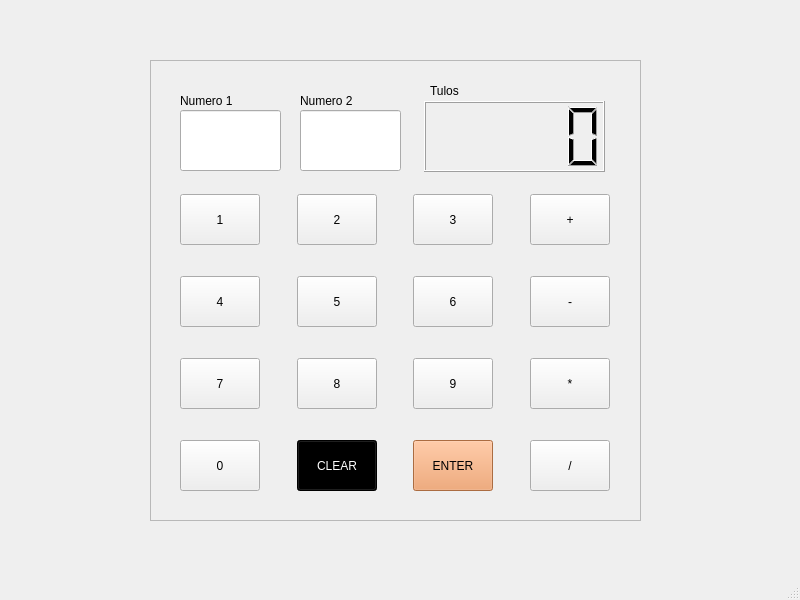
<?xml version="1.0" encoding="UTF-8"?>
<ui version="4.0">
 <class>MainWindow</class>
 <widget class="QMainWindow" name="MainWindow">
  <property name="geometry">
   <rect>
    <x>0</x>
    <y>0</y>
    <width>800</width>
    <height>600</height>
   </rect>
  </property>
  <property name="windowTitle">
   <string>MainWindow</string>
  </property>
  <widget class="QWidget" name="centralwidget">
   <widget class="QLabel" name="label">
    <property name="geometry">
     <rect>
      <x>180</x>
      <y>80</y>
      <width>81</width>
      <height>41</height>
     </rect>
    </property>
    <property name="text">
     <string>Numero 1</string>
    </property>
   </widget>
   <widget class="QLabel" name="label_2">
    <property name="geometry">
     <rect>
      <x>300</x>
      <y>80</y>
      <width>71</width>
      <height>41</height>
     </rect>
    </property>
    <property name="text">
     <string>Numero 2</string>
    </property>
   </widget>
   <widget class="QLabel" name="label_3">
    <property name="geometry">
     <rect>
      <x>430</x>
      <y>70</y>
      <width>51</width>
      <height>41</height>
     </rect>
    </property>
    <property name="text">
     <string>Tulos</string>
    </property>
   </widget>
   <widget class="QFrame" name="frame">
    <property name="geometry">
     <rect>
      <x>150</x>
      <y>60</y>
      <width>491</width>
      <height>461</height>
     </rect>
    </property>
    <property name="frameShape">
     <enum>QFrame::Shape::StyledPanel</enum>
    </property>
    <property name="frameShadow">
     <enum>QFrame::Shadow::Raised</enum>
    </property>
   </widget>
   <widget class="QLineEdit" name="num2">
    <property name="geometry">
     <rect>
      <x>300</x>
      <y>110</y>
      <width>101</width>
      <height>61</height>
     </rect>
    </property>
    <property name="font">
     <font>
      <pointsize>20</pointsize>
     </font>
    </property>
   </widget>
   <widget class="QLCDNumber" name="result">
    <property name="geometry">
     <rect>
      <x>424</x>
      <y>101</y>
      <width>181</width>
      <height>71</height>
     </rect>
    </property>
   </widget>
   <widget class="QLineEdit" name="num1">
    <property name="geometry">
     <rect>
      <x>180</x>
      <y>110</y>
      <width>101</width>
      <height>61</height>
     </rect>
    </property>
    <property name="font">
     <font>
      <pointsize>20</pointsize>
     </font>
    </property>
   </widget>
   <widget class="QPushButton" name="div">
    <property name="geometry">
     <rect>
      <x>530</x>
      <y>440</y>
      <width>80</width>
      <height>51</height>
     </rect>
    </property>
    <property name="text">
     <string>/</string>
    </property>
   </widget>
   <widget class="QPushButton" name="N2">
    <property name="geometry">
     <rect>
      <x>297</x>
      <y>194</y>
      <width>80</width>
      <height>51</height>
     </rect>
    </property>
    <property name="text">
     <string>2</string>
    </property>
   </widget>
   <widget class="QPushButton" name="N9">
    <property name="geometry">
     <rect>
      <x>413</x>
      <y>358</y>
      <width>80</width>
      <height>51</height>
     </rect>
    </property>
    <property name="text">
     <string>9</string>
    </property>
   </widget>
   <widget class="QPushButton" name="mul">
    <property name="geometry">
     <rect>
      <x>530</x>
      <y>358</y>
      <width>80</width>
      <height>51</height>
     </rect>
    </property>
    <property name="text">
     <string>*</string>
    </property>
   </widget>
   <widget class="QPushButton" name="N0">
    <property name="geometry">
     <rect>
      <x>180</x>
      <y>440</y>
      <width>80</width>
      <height>51</height>
     </rect>
    </property>
    <property name="text">
     <string>0</string>
    </property>
   </widget>
   <widget class="QPushButton" name="N6">
    <property name="geometry">
     <rect>
      <x>413</x>
      <y>276</y>
      <width>80</width>
      <height>51</height>
     </rect>
    </property>
    <property name="text">
     <string>6</string>
    </property>
   </widget>
   <widget class="QPushButton" name="enter">
    <property name="geometry">
     <rect>
      <x>413</x>
      <y>440</y>
      <width>80</width>
      <height>51</height>
     </rect>
    </property>
    <property name="palette">
     <palette>
      <active>
       <colorrole role="WindowText">
        <brush brushstyle="SolidPattern">
         <color alpha="255">
          <red>0</red>
          <green>0</green>
          <blue>0</blue>
         </color>
        </brush>
       </colorrole>
       <colorrole role="Button">
        <brush brushstyle="SolidPattern">
         <color alpha="255">
          <red>240</red>
          <green>151</green>
          <blue>91</blue>
         </color>
        </brush>
       </colorrole>
       <colorrole role="Light">
        <brush brushstyle="SolidPattern">
         <color alpha="255">
          <red>255</red>
          <green>223</green>
          <blue>202</blue>
         </color>
        </brush>
       </colorrole>
       <colorrole role="Midlight">
        <brush brushstyle="SolidPattern">
         <color alpha="255">
          <red>247</red>
          <green>187</green>
          <blue>146</blue>
         </color>
        </brush>
       </colorrole>
       <colorrole role="Dark">
        <brush brushstyle="SolidPattern">
         <color alpha="255">
          <red>120</red>
          <green>75</green>
          <blue>46</blue>
         </color>
        </brush>
       </colorrole>
       <colorrole role="Mid">
        <brush brushstyle="SolidPattern">
         <color alpha="255">
          <red>160</red>
          <green>101</green>
          <blue>61</blue>
         </color>
        </brush>
       </colorrole>
       <colorrole role="Text">
        <brush brushstyle="SolidPattern">
         <color alpha="255">
          <red>0</red>
          <green>0</green>
          <blue>0</blue>
         </color>
        </brush>
       </colorrole>
       <colorrole role="BrightText">
        <brush brushstyle="SolidPattern">
         <color alpha="255">
          <red>255</red>
          <green>255</green>
          <blue>255</blue>
         </color>
        </brush>
       </colorrole>
       <colorrole role="ButtonText">
        <brush brushstyle="SolidPattern">
         <color alpha="255">
          <red>0</red>
          <green>0</green>
          <blue>0</blue>
         </color>
        </brush>
       </colorrole>
       <colorrole role="Base">
        <brush brushstyle="SolidPattern">
         <color alpha="255">
          <red>255</red>
          <green>255</green>
          <blue>255</blue>
         </color>
        </brush>
       </colorrole>
       <colorrole role="Window">
        <brush brushstyle="SolidPattern">
         <color alpha="255">
          <red>240</red>
          <green>151</green>
          <blue>91</blue>
         </color>
        </brush>
       </colorrole>
       <colorrole role="Shadow">
        <brush brushstyle="SolidPattern">
         <color alpha="255">
          <red>0</red>
          <green>0</green>
          <blue>0</blue>
         </color>
        </brush>
       </colorrole>
       <colorrole role="AlternateBase">
        <brush brushstyle="SolidPattern">
         <color alpha="255">
          <red>247</red>
          <green>203</green>
          <blue>173</blue>
         </color>
        </brush>
       </colorrole>
       <colorrole role="ToolTipBase">
        <brush brushstyle="SolidPattern">
         <color alpha="255">
          <red>255</red>
          <green>255</green>
          <blue>220</blue>
         </color>
        </brush>
       </colorrole>
       <colorrole role="ToolTipText">
        <brush brushstyle="SolidPattern">
         <color alpha="255">
          <red>0</red>
          <green>0</green>
          <blue>0</blue>
         </color>
        </brush>
       </colorrole>
       <colorrole role="PlaceholderText">
        <brush brushstyle="SolidPattern">
         <color alpha="127">
          <red>0</red>
          <green>0</green>
          <blue>0</blue>
         </color>
        </brush>
       </colorrole>
       <colorrole role="Accent">
        <brush brushstyle="SolidPattern">
         <color alpha="255">
          <red>255</red>
          <green>255</green>
          <blue>255</blue>
         </color>
        </brush>
       </colorrole>
      </active>
      <inactive>
       <colorrole role="WindowText">
        <brush brushstyle="SolidPattern">
         <color alpha="255">
          <red>0</red>
          <green>0</green>
          <blue>0</blue>
         </color>
        </brush>
       </colorrole>
       <colorrole role="Button">
        <brush brushstyle="SolidPattern">
         <color alpha="255">
          <red>240</red>
          <green>151</green>
          <blue>91</blue>
         </color>
        </brush>
       </colorrole>
       <colorrole role="Light">
        <brush brushstyle="SolidPattern">
         <color alpha="255">
          <red>255</red>
          <green>223</green>
          <blue>202</blue>
         </color>
        </brush>
       </colorrole>
       <colorrole role="Midlight">
        <brush brushstyle="SolidPattern">
         <color alpha="255">
          <red>247</red>
          <green>187</green>
          <blue>146</blue>
         </color>
        </brush>
       </colorrole>
       <colorrole role="Dark">
        <brush brushstyle="SolidPattern">
         <color alpha="255">
          <red>120</red>
          <green>75</green>
          <blue>46</blue>
         </color>
        </brush>
       </colorrole>
       <colorrole role="Mid">
        <brush brushstyle="SolidPattern">
         <color alpha="255">
          <red>160</red>
          <green>101</green>
          <blue>61</blue>
         </color>
        </brush>
       </colorrole>
       <colorrole role="Text">
        <brush brushstyle="SolidPattern">
         <color alpha="255">
          <red>0</red>
          <green>0</green>
          <blue>0</blue>
         </color>
        </brush>
       </colorrole>
       <colorrole role="BrightText">
        <brush brushstyle="SolidPattern">
         <color alpha="255">
          <red>255</red>
          <green>255</green>
          <blue>255</blue>
         </color>
        </brush>
       </colorrole>
       <colorrole role="ButtonText">
        <brush brushstyle="SolidPattern">
         <color alpha="255">
          <red>0</red>
          <green>0</green>
          <blue>0</blue>
         </color>
        </brush>
       </colorrole>
       <colorrole role="Base">
        <brush brushstyle="SolidPattern">
         <color alpha="255">
          <red>255</red>
          <green>255</green>
          <blue>255</blue>
         </color>
        </brush>
       </colorrole>
       <colorrole role="Window">
        <brush brushstyle="SolidPattern">
         <color alpha="255">
          <red>240</red>
          <green>151</green>
          <blue>91</blue>
         </color>
        </brush>
       </colorrole>
       <colorrole role="Shadow">
        <brush brushstyle="SolidPattern">
         <color alpha="255">
          <red>0</red>
          <green>0</green>
          <blue>0</blue>
         </color>
        </brush>
       </colorrole>
       <colorrole role="AlternateBase">
        <brush brushstyle="SolidPattern">
         <color alpha="255">
          <red>247</red>
          <green>203</green>
          <blue>173</blue>
         </color>
        </brush>
       </colorrole>
       <colorrole role="ToolTipBase">
        <brush brushstyle="SolidPattern">
         <color alpha="255">
          <red>255</red>
          <green>255</green>
          <blue>220</blue>
         </color>
        </brush>
       </colorrole>
       <colorrole role="ToolTipText">
        <brush brushstyle="SolidPattern">
         <color alpha="255">
          <red>0</red>
          <green>0</green>
          <blue>0</blue>
         </color>
        </brush>
       </colorrole>
       <colorrole role="PlaceholderText">
        <brush brushstyle="SolidPattern">
         <color alpha="127">
          <red>0</red>
          <green>0</green>
          <blue>0</blue>
         </color>
        </brush>
       </colorrole>
       <colorrole role="Accent">
        <brush brushstyle="SolidPattern">
         <color alpha="255">
          <red>255</red>
          <green>255</green>
          <blue>255</blue>
         </color>
        </brush>
       </colorrole>
      </inactive>
      <disabled>
       <colorrole role="WindowText">
        <brush brushstyle="SolidPattern">
         <color alpha="255">
          <red>120</red>
          <green>75</green>
          <blue>46</blue>
         </color>
        </brush>
       </colorrole>
       <colorrole role="Button">
        <brush brushstyle="SolidPattern">
         <color alpha="255">
          <red>240</red>
          <green>151</green>
          <blue>91</blue>
         </color>
        </brush>
       </colorrole>
       <colorrole role="Light">
        <brush brushstyle="SolidPattern">
         <color alpha="255">
          <red>255</red>
          <green>223</green>
          <blue>202</blue>
         </color>
        </brush>
       </colorrole>
       <colorrole role="Midlight">
        <brush brushstyle="SolidPattern">
         <color alpha="255">
          <red>247</red>
          <green>187</green>
          <blue>146</blue>
         </color>
        </brush>
       </colorrole>
       <colorrole role="Dark">
        <brush brushstyle="SolidPattern">
         <color alpha="255">
          <red>120</red>
          <green>75</green>
          <blue>46</blue>
         </color>
        </brush>
       </colorrole>
       <colorrole role="Mid">
        <brush brushstyle="SolidPattern">
         <color alpha="255">
          <red>160</red>
          <green>101</green>
          <blue>61</blue>
         </color>
        </brush>
       </colorrole>
       <colorrole role="Text">
        <brush brushstyle="SolidPattern">
         <color alpha="255">
          <red>120</red>
          <green>75</green>
          <blue>46</blue>
         </color>
        </brush>
       </colorrole>
       <colorrole role="BrightText">
        <brush brushstyle="SolidPattern">
         <color alpha="255">
          <red>255</red>
          <green>255</green>
          <blue>255</blue>
         </color>
        </brush>
       </colorrole>
       <colorrole role="ButtonText">
        <brush brushstyle="SolidPattern">
         <color alpha="255">
          <red>120</red>
          <green>75</green>
          <blue>46</blue>
         </color>
        </brush>
       </colorrole>
       <colorrole role="Base">
        <brush brushstyle="SolidPattern">
         <color alpha="255">
          <red>240</red>
          <green>151</green>
          <blue>91</blue>
         </color>
        </brush>
       </colorrole>
       <colorrole role="Window">
        <brush brushstyle="SolidPattern">
         <color alpha="255">
          <red>240</red>
          <green>151</green>
          <blue>91</blue>
         </color>
        </brush>
       </colorrole>
       <colorrole role="Shadow">
        <brush brushstyle="SolidPattern">
         <color alpha="255">
          <red>0</red>
          <green>0</green>
          <blue>0</blue>
         </color>
        </brush>
       </colorrole>
       <colorrole role="AlternateBase">
        <brush brushstyle="SolidPattern">
         <color alpha="255">
          <red>240</red>
          <green>151</green>
          <blue>91</blue>
         </color>
        </brush>
       </colorrole>
       <colorrole role="ToolTipBase">
        <brush brushstyle="SolidPattern">
         <color alpha="255">
          <red>255</red>
          <green>255</green>
          <blue>220</blue>
         </color>
        </brush>
       </colorrole>
       <colorrole role="ToolTipText">
        <brush brushstyle="SolidPattern">
         <color alpha="255">
          <red>0</red>
          <green>0</green>
          <blue>0</blue>
         </color>
        </brush>
       </colorrole>
       <colorrole role="PlaceholderText">
        <brush brushstyle="SolidPattern">
         <color alpha="127">
          <red>120</red>
          <green>75</green>
          <blue>46</blue>
         </color>
        </brush>
       </colorrole>
       <colorrole role="Accent">
        <brush brushstyle="SolidPattern">
         <color alpha="255">
          <red>255</red>
          <green>194</green>
          <blue>154</blue>
         </color>
        </brush>
       </colorrole>
      </disabled>
     </palette>
    </property>
    <property name="text">
     <string>ENTER</string>
    </property>
   </widget>
   <widget class="QPushButton" name="sub">
    <property name="geometry">
     <rect>
      <x>530</x>
      <y>276</y>
      <width>80</width>
      <height>51</height>
     </rect>
    </property>
    <property name="text">
     <string>-</string>
    </property>
   </widget>
   <widget class="QPushButton" name="N4">
    <property name="geometry">
     <rect>
      <x>180</x>
      <y>276</y>
      <width>80</width>
      <height>51</height>
     </rect>
    </property>
    <property name="text">
     <string>4</string>
    </property>
   </widget>
   <widget class="QPushButton" name="N8">
    <property name="geometry">
     <rect>
      <x>297</x>
      <y>358</y>
      <width>80</width>
      <height>51</height>
     </rect>
    </property>
    <property name="text">
     <string>8</string>
    </property>
   </widget>
   <widget class="QPushButton" name="N5">
    <property name="geometry">
     <rect>
      <x>297</x>
      <y>276</y>
      <width>80</width>
      <height>51</height>
     </rect>
    </property>
    <property name="text">
     <string>5</string>
    </property>
   </widget>
   <widget class="QPushButton" name="add">
    <property name="geometry">
     <rect>
      <x>530</x>
      <y>194</y>
      <width>80</width>
      <height>51</height>
     </rect>
    </property>
    <property name="text">
     <string>+</string>
    </property>
   </widget>
   <widget class="QPushButton" name="N1">
    <property name="geometry">
     <rect>
      <x>180</x>
      <y>194</y>
      <width>80</width>
      <height>51</height>
     </rect>
    </property>
    <property name="text">
     <string>1</string>
    </property>
   </widget>
   <widget class="QPushButton" name="clear">
    <property name="geometry">
     <rect>
      <x>297</x>
      <y>440</y>
      <width>80</width>
      <height>51</height>
     </rect>
    </property>
    <property name="palette">
     <palette>
      <active>
       <colorrole role="WindowText">
        <brush brushstyle="SolidPattern">
         <color alpha="255">
          <red>255</red>
          <green>255</green>
          <blue>255</blue>
         </color>
        </brush>
       </colorrole>
       <colorrole role="Button">
        <brush brushstyle="SolidPattern">
         <color alpha="255">
          <red>0</red>
          <green>0</green>
          <blue>0</blue>
         </color>
        </brush>
       </colorrole>
       <colorrole role="Light">
        <brush brushstyle="SolidPattern">
         <color alpha="255">
          <red>0</red>
          <green>0</green>
          <blue>0</blue>
         </color>
        </brush>
       </colorrole>
       <colorrole role="Midlight">
        <brush brushstyle="SolidPattern">
         <color alpha="255">
          <red>0</red>
          <green>0</green>
          <blue>0</blue>
         </color>
        </brush>
       </colorrole>
       <colorrole role="Dark">
        <brush brushstyle="SolidPattern">
         <color alpha="255">
          <red>0</red>
          <green>0</green>
          <blue>0</blue>
         </color>
        </brush>
       </colorrole>
       <colorrole role="Mid">
        <brush brushstyle="SolidPattern">
         <color alpha="255">
          <red>0</red>
          <green>0</green>
          <blue>0</blue>
         </color>
        </brush>
       </colorrole>
       <colorrole role="Text">
        <brush brushstyle="SolidPattern">
         <color alpha="255">
          <red>255</red>
          <green>255</green>
          <blue>255</blue>
         </color>
        </brush>
       </colorrole>
       <colorrole role="BrightText">
        <brush brushstyle="SolidPattern">
         <color alpha="255">
          <red>255</red>
          <green>255</green>
          <blue>255</blue>
         </color>
        </brush>
       </colorrole>
       <colorrole role="ButtonText">
        <brush brushstyle="SolidPattern">
         <color alpha="255">
          <red>255</red>
          <green>255</green>
          <blue>255</blue>
         </color>
        </brush>
       </colorrole>
       <colorrole role="Base">
        <brush brushstyle="SolidPattern">
         <color alpha="255">
          <red>0</red>
          <green>0</green>
          <blue>0</blue>
         </color>
        </brush>
       </colorrole>
       <colorrole role="Window">
        <brush brushstyle="SolidPattern">
         <color alpha="255">
          <red>0</red>
          <green>0</green>
          <blue>0</blue>
         </color>
        </brush>
       </colorrole>
       <colorrole role="Shadow">
        <brush brushstyle="SolidPattern">
         <color alpha="255">
          <red>0</red>
          <green>0</green>
          <blue>0</blue>
         </color>
        </brush>
       </colorrole>
       <colorrole role="AlternateBase">
        <brush brushstyle="SolidPattern">
         <color alpha="255">
          <red>0</red>
          <green>0</green>
          <blue>0</blue>
         </color>
        </brush>
       </colorrole>
       <colorrole role="ToolTipBase">
        <brush brushstyle="SolidPattern">
         <color alpha="255">
          <red>255</red>
          <green>255</green>
          <blue>220</blue>
         </color>
        </brush>
       </colorrole>
       <colorrole role="ToolTipText">
        <brush brushstyle="SolidPattern">
         <color alpha="255">
          <red>0</red>
          <green>0</green>
          <blue>0</blue>
         </color>
        </brush>
       </colorrole>
       <colorrole role="PlaceholderText">
        <brush brushstyle="SolidPattern">
         <color alpha="127">
          <red>255</red>
          <green>255</green>
          <blue>255</blue>
         </color>
        </brush>
       </colorrole>
       <colorrole role="Accent">
        <brush brushstyle="SolidPattern">
         <color alpha="255">
          <red>0</red>
          <green>0</green>
          <blue>0</blue>
         </color>
        </brush>
       </colorrole>
      </active>
      <inactive>
       <colorrole role="WindowText">
        <brush brushstyle="SolidPattern">
         <color alpha="255">
          <red>255</red>
          <green>255</green>
          <blue>255</blue>
         </color>
        </brush>
       </colorrole>
       <colorrole role="Button">
        <brush brushstyle="SolidPattern">
         <color alpha="255">
          <red>0</red>
          <green>0</green>
          <blue>0</blue>
         </color>
        </brush>
       </colorrole>
       <colorrole role="Light">
        <brush brushstyle="SolidPattern">
         <color alpha="255">
          <red>0</red>
          <green>0</green>
          <blue>0</blue>
         </color>
        </brush>
       </colorrole>
       <colorrole role="Midlight">
        <brush brushstyle="SolidPattern">
         <color alpha="255">
          <red>0</red>
          <green>0</green>
          <blue>0</blue>
         </color>
        </brush>
       </colorrole>
       <colorrole role="Dark">
        <brush brushstyle="SolidPattern">
         <color alpha="255">
          <red>0</red>
          <green>0</green>
          <blue>0</blue>
         </color>
        </brush>
       </colorrole>
       <colorrole role="Mid">
        <brush brushstyle="SolidPattern">
         <color alpha="255">
          <red>0</red>
          <green>0</green>
          <blue>0</blue>
         </color>
        </brush>
       </colorrole>
       <colorrole role="Text">
        <brush brushstyle="SolidPattern">
         <color alpha="255">
          <red>255</red>
          <green>255</green>
          <blue>255</blue>
         </color>
        </brush>
       </colorrole>
       <colorrole role="BrightText">
        <brush brushstyle="SolidPattern">
         <color alpha="255">
          <red>255</red>
          <green>255</green>
          <blue>255</blue>
         </color>
        </brush>
       </colorrole>
       <colorrole role="ButtonText">
        <brush brushstyle="SolidPattern">
         <color alpha="255">
          <red>255</red>
          <green>255</green>
          <blue>255</blue>
         </color>
        </brush>
       </colorrole>
       <colorrole role="Base">
        <brush brushstyle="SolidPattern">
         <color alpha="255">
          <red>0</red>
          <green>0</green>
          <blue>0</blue>
         </color>
        </brush>
       </colorrole>
       <colorrole role="Window">
        <brush brushstyle="SolidPattern">
         <color alpha="255">
          <red>0</red>
          <green>0</green>
          <blue>0</blue>
         </color>
        </brush>
       </colorrole>
       <colorrole role="Shadow">
        <brush brushstyle="SolidPattern">
         <color alpha="255">
          <red>0</red>
          <green>0</green>
          <blue>0</blue>
         </color>
        </brush>
       </colorrole>
       <colorrole role="AlternateBase">
        <brush brushstyle="SolidPattern">
         <color alpha="255">
          <red>0</red>
          <green>0</green>
          <blue>0</blue>
         </color>
        </brush>
       </colorrole>
       <colorrole role="ToolTipBase">
        <brush brushstyle="SolidPattern">
         <color alpha="255">
          <red>255</red>
          <green>255</green>
          <blue>220</blue>
         </color>
        </brush>
       </colorrole>
       <colorrole role="ToolTipText">
        <brush brushstyle="SolidPattern">
         <color alpha="255">
          <red>0</red>
          <green>0</green>
          <blue>0</blue>
         </color>
        </brush>
       </colorrole>
       <colorrole role="PlaceholderText">
        <brush brushstyle="SolidPattern">
         <color alpha="127">
          <red>255</red>
          <green>255</green>
          <blue>255</blue>
         </color>
        </brush>
       </colorrole>
       <colorrole role="Accent">
        <brush brushstyle="SolidPattern">
         <color alpha="255">
          <red>0</red>
          <green>0</green>
          <blue>0</blue>
         </color>
        </brush>
       </colorrole>
      </inactive>
      <disabled>
       <colorrole role="WindowText">
        <brush brushstyle="SolidPattern">
         <color alpha="255">
          <red>0</red>
          <green>0</green>
          <blue>0</blue>
         </color>
        </brush>
       </colorrole>
       <colorrole role="Button">
        <brush brushstyle="SolidPattern">
         <color alpha="255">
          <red>0</red>
          <green>0</green>
          <blue>0</blue>
         </color>
        </brush>
       </colorrole>
       <colorrole role="Light">
        <brush brushstyle="SolidPattern">
         <color alpha="255">
          <red>0</red>
          <green>0</green>
          <blue>0</blue>
         </color>
        </brush>
       </colorrole>
       <colorrole role="Midlight">
        <brush brushstyle="SolidPattern">
         <color alpha="255">
          <red>0</red>
          <green>0</green>
          <blue>0</blue>
         </color>
        </brush>
       </colorrole>
       <colorrole role="Dark">
        <brush brushstyle="SolidPattern">
         <color alpha="255">
          <red>0</red>
          <green>0</green>
          <blue>0</blue>
         </color>
        </brush>
       </colorrole>
       <colorrole role="Mid">
        <brush brushstyle="SolidPattern">
         <color alpha="255">
          <red>0</red>
          <green>0</green>
          <blue>0</blue>
         </color>
        </brush>
       </colorrole>
       <colorrole role="Text">
        <brush brushstyle="SolidPattern">
         <color alpha="255">
          <red>0</red>
          <green>0</green>
          <blue>0</blue>
         </color>
        </brush>
       </colorrole>
       <colorrole role="BrightText">
        <brush brushstyle="SolidPattern">
         <color alpha="255">
          <red>255</red>
          <green>255</green>
          <blue>255</blue>
         </color>
        </brush>
       </colorrole>
       <colorrole role="ButtonText">
        <brush brushstyle="SolidPattern">
         <color alpha="255">
          <red>0</red>
          <green>0</green>
          <blue>0</blue>
         </color>
        </brush>
       </colorrole>
       <colorrole role="Base">
        <brush brushstyle="SolidPattern">
         <color alpha="255">
          <red>0</red>
          <green>0</green>
          <blue>0</blue>
         </color>
        </brush>
       </colorrole>
       <colorrole role="Window">
        <brush brushstyle="SolidPattern">
         <color alpha="255">
          <red>0</red>
          <green>0</green>
          <blue>0</blue>
         </color>
        </brush>
       </colorrole>
       <colorrole role="Shadow">
        <brush brushstyle="SolidPattern">
         <color alpha="255">
          <red>0</red>
          <green>0</green>
          <blue>0</blue>
         </color>
        </brush>
       </colorrole>
       <colorrole role="AlternateBase">
        <brush brushstyle="SolidPattern">
         <color alpha="255">
          <red>0</red>
          <green>0</green>
          <blue>0</blue>
         </color>
        </brush>
       </colorrole>
       <colorrole role="ToolTipBase">
        <brush brushstyle="SolidPattern">
         <color alpha="255">
          <red>255</red>
          <green>255</green>
          <blue>220</blue>
         </color>
        </brush>
       </colorrole>
       <colorrole role="ToolTipText">
        <brush brushstyle="SolidPattern">
         <color alpha="255">
          <red>0</red>
          <green>0</green>
          <blue>0</blue>
         </color>
        </brush>
       </colorrole>
       <colorrole role="PlaceholderText">
        <brush brushstyle="SolidPattern">
         <color alpha="127">
          <red>0</red>
          <green>0</green>
          <blue>0</blue>
         </color>
        </brush>
       </colorrole>
       <colorrole role="Accent">
        <brush brushstyle="SolidPattern">
         <color alpha="255">
          <red>0</red>
          <green>0</green>
          <blue>0</blue>
         </color>
        </brush>
       </colorrole>
      </disabled>
     </palette>
    </property>
    <property name="text">
     <string>CLEAR</string>
    </property>
   </widget>
   <widget class="QPushButton" name="N3">
    <property name="geometry">
     <rect>
      <x>413</x>
      <y>194</y>
      <width>80</width>
      <height>51</height>
     </rect>
    </property>
    <property name="text">
     <string>3</string>
    </property>
   </widget>
   <widget class="QPushButton" name="N7">
    <property name="geometry">
     <rect>
      <x>180</x>
      <y>358</y>
      <width>80</width>
      <height>51</height>
     </rect>
    </property>
    <property name="text">
     <string>7</string>
    </property>
   </widget>
  </widget>
  <widget class="QMenuBar" name="menubar">
   <property name="geometry">
    <rect>
     <x>0</x>
     <y>0</y>
     <width>800</width>
     <height>25</height>
    </rect>
   </property>
  </widget>
  <widget class="QStatusBar" name="statusbar"/>
 </widget>
 <resources/>
 <connections/>
</ui>
